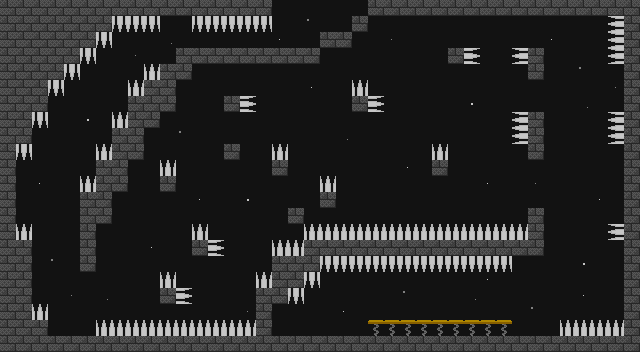

This game map was drawn from its Tiled (.tmx) file and the tilesets committed beside it. A one-line description and the trimmed map source follow:
An orthogonal 40x22 tile map with 16x16 px tiles, 4 tile layers (Background, Spikes, Spring, Graphics), 2 tilesets and 57 objects.

<map version="1.2" tiledversion="1.2.1" orientation="orthogonal" renderorder="right-down" width="40" height="22" tilewidth="16" tileheight="16" infinite="0" nextlayerid="7" nextobjectid="61">
 <tileset firstgid="1" source="AllSprites.tsx" />
 <tileset firstgid="197" source="Sparkle.tsx" />
 <layer id="1" name="Background" width="40" height="22">
  <data>[880 cells, 880 non-empty, 1 distinct tile ids]</data>
 </layer>
 <layer id="2" name="Spikes" width="40" height="22">
  <data>[880 cells, 87 non-empty, 4 distinct tile ids]</data>
 </layer>
 <objectgroup id="6" name="Objects">
  <object id="1" x="272" y="336" width="96" height="16" />
  <object id="2" x="528" y="112" width="16" height="48" />
  <object id="3" x="512" y="112" width="16" height="32" />
  <object id="4" x="528" y="48" width="16" height="32" />
  <object id="5" x="512" y="48" width="16" height="16" />
  <object id="6" x="368" y="336" width="272" height="16" />
  <object id="7" x="624" y="0" width="16" height="336" />
  <object id="8" x="368" y="0" width="256" height="16" />
  <object id="9" x="352" y="16" width="16" height="16" />
  <object id="10" x="320" y="32" width="32" height="16" />
  <object id="11" x="256" y="48" width="64" height="16" />
  <object id="12" x="176" y="48" width="80" height="16" />
  <object id="13" x="160" y="64" width="32" height="16" />
  <object id="14" x="80" y="176" width="16" height="96" />
  <object id="15" x="96" y="144" width="16" height="80" />
  <object id="16" x="112" y="112" width="16" height="80" />
  <object id="17" x="128" y="80" width="16" height="80" />
  <object id="18" x="144" y="64" width="16" height="64" />
  <object id="19" x="160" y="80" width="16" height="32" />
  <object id="21" x="0" y="0" width="272" height="16" />
  <object id="22" x="192" y="16" width="80" height="16" />
  <object id="23" x="0" y="16" width="160" height="16" />
  <object id="24" x="16" y="32" width="96" height="16" />
  <object id="25" x="0" y="32" width="16" height="320" />
  <object id="26" x="16" y="224" width="16" height="128" />
  <object id="27" x="16" y="48" width="16" height="112" />
  <object id="28" x="32" y="48" width="16" height="80" />
  <object id="29" x="48" y="48" width="16" height="48" />
  <object id="30" x="64" y="48" width="16" height="32" />
  <object id="31" x="80" y="48" width="16" height="16" />
  <object id="32" x="32" y="304" width="16" height="48" />
  <object id="33" x="96" y="320" width="176" height="32" />
  <object id="34" x="256" y="272" width="16" height="48" />
  <object id="35" x="272" y="240" width="32" height="64" />
  <object id="36" x="304" y="224" width="16" height="64" />
  <object id="37" x="320" y="224" width="192" height="48" />
  <object id="40" x="528" y="208" width="16" height="48" />
  <object id="41" x="512" y="224" width="16" height="32" />
  <object id="42" x="368" y="320" width="144" height="16" />
  <object id="43" x="608" y="224" width="16" height="16" />
  <object id="44" x="608" y="112" width="16" height="32" />
  <object id="45" x="608" y="16" width="16" height="48" />
  <object id="46" x="448" y="48" width="32" height="16" />
  <object id="47" x="432" y="144" width="16" height="32" />
  <object id="48" x="352" y="96" width="32" height="16" />
  <object id="49" x="352" y="80" width="16" height="16" />
  <object id="50" x="224" y="96" width="32" height="16" />
  <object id="51" x="272" y="144" width="16" height="32" />
  <object id="52" x="320" y="176" width="16" height="32" />
  <object id="53" x="288" y="208" width="16" height="16" />
  <object id="54" x="224" y="144" width="16" height="16" />
  <object id="55" x="192" y="240" width="32" height="16" />
  <object id="56" x="192" y="224" width="16" height="16" />
  <object id="57" x="160" y="160" width="16" height="32" />
  <object id="58" x="160" y="288" width="32" height="16" />
  <object id="59" x="160" y="272" width="16" height="16" />
  <object id="60" x="48" y="336" width="48" height="16" />
 </objectgroup>
 <layer id="3" name="Spring" width="40" height="22">
  <data>[880 cells, 9 non-empty, 1 distinct tile ids]</data>
 </layer>
 <layer id="4" name="Graphics" width="40" height="22">
  <data>[880 cells, 256 non-empty, 7 distinct tile ids]</data>
 </layer>
</map>
